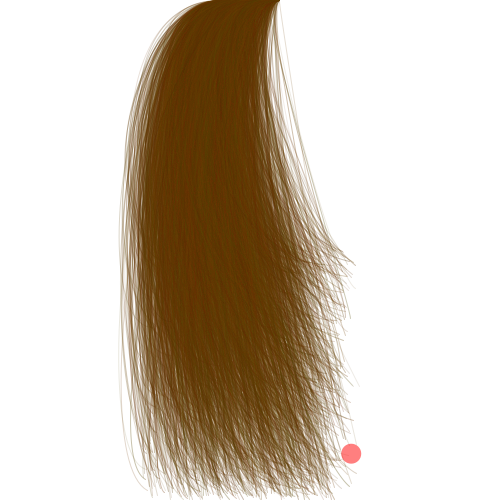
Frame 1 (no input)
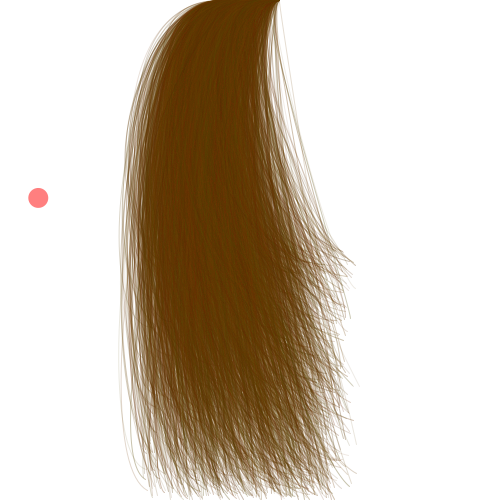
Frame 60 (the mouse pressed at the canvas centre just before this capture)
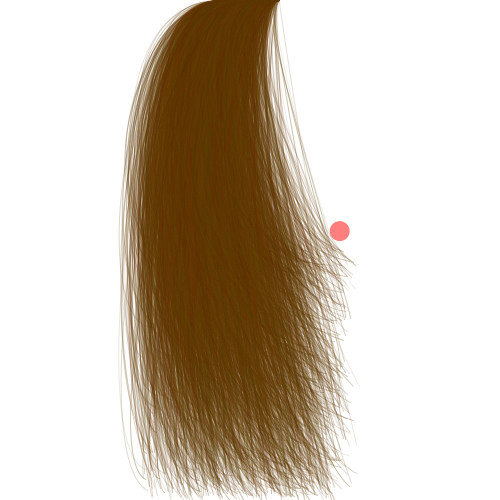
Frame 120 (the mouse held since frame 60 and released just before this capture)

The Processing sketch that drew these frames (run headless with seeded random() and noise(); from frame 60 on, the mouse is pressed at the canvas centre):

// Processing sketch: off_screen_buffer003
// ── off_screen_buffer003.pde
PGraphics buffer;
PImage img;

void setup() {
  size(500, 500);

  // Create an off-screen buffer.
  buffer = createGraphics(500, 500, JAVA2D);

  // Draw something complex in the off-screen buffer.
  renderImg(buffer);
  img = buffer.get(0, 0, buffer.width, buffer.height);

}

void draw() {
  background(255);


  //Add Buffer to Another Buffer
 // b2.beginDraw();
 // b2.image(img, 0, 0);
 // b2.endDraw();

 // i2 = img.get(0, 0, img.width, img.height);
  image(img, 0, 0);


  // We can still animate things on the main canvas.
  noStroke();
  fill(255, 0, 0, 128);
  ellipse(random(width), random(height), 20, 20);
}

/**
 * Draws a complex drawing into an off-screen buffer.
 */
void renderImg(PGraphics buffer) {
  buffer.beginDraw();
// buffer.background(255);
  buffer.smooth();
  buffer.noFill();

  for (int i = 0; i < buffer.width; i++) {
    for (int j = 0; j < buffer.height; j++) {
      if (i % 8 == 0 && j % 8 == 0) {
        buffer.stroke(random(30) + 80, random(30) + 40, 0, random(60) + 24);
        float x = width / 2 + (random(60) - 30);
        float y = 0;
        float x2 = x + (random(160) - 80);
        float y2 = random(height / 2) + height / 2;

        buffer.bezier(x, y, 
          x + (random(x/2) - x/2), y + (random(y/2) - y/2), 
          x2 + (random(x2/2) - x2/2), y2 + (random(y2/2) - y2/2), 
          x2, y2);
      }
    }
  }

  buffer.endDraw();
}
